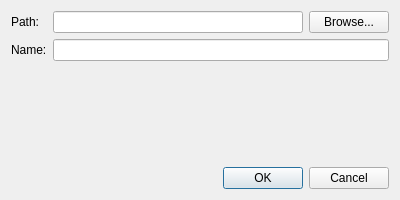
<?xml version="1.0" encoding="UTF-8"?>
<ui version="4.0">
 <class>LibraryRootEditDialog</class>
 <widget class="QDialog" name="LibraryRootEditDialog">
  <property name="geometry">
   <rect>
    <x>0</x>
    <y>0</y>
    <width>400</width>
    <height>200</height>
   </rect>
  </property>
  <property name="windowTitle">
   <string>Library Root</string>
  </property>
  <layout class="QVBoxLayout" name="verticalLayout">
   <item>
    <layout class="QFormLayout" name="formLayout">
     <item row="0" column="0">
      <widget class="QLabel" name="pathLabel">
       <property name="text">
        <string>Path:</string>
       </property>
      </widget>
     </item>
     <item row="0" column="1">
      <layout class="QHBoxLayout" name="horizontalLayout">
       <item>
        <widget class="QLineEdit" name="pathLineEdit"/>
       </item>
       <item>
        <widget class="QPushButton" name="browseButton">
         <property name="text">
          <string>Browse...</string>
         </property>
        </widget>
       </item>
      </layout>
     </item>
     <item row="1" column="0">
      <widget class="QLabel" name="nameLabel">
       <property name="text">
        <string>Name:</string>
       </property>
      </widget>
     </item>
     <item row="1" column="1">
      <widget class="QLineEdit" name="nameLineEdit"/>
     </item>
    </layout>
   </item>
   <item>
    <widget class="QDialogButtonBox" name="buttonBox">
     <property name="orientation">
      <enum>Qt::Orientation::Horizontal</enum>
     </property>
     <property name="standardButtons">
      <set>QDialogButtonBox::StandardButton::Cancel|QDialogButtonBox::StandardButton::Ok</set>
     </property>
    </widget>
   </item>
  </layout>
 </widget>
 <resources/>
 <connections>
  <connection>
   <sender>buttonBox</sender>
   <signal>accepted()</signal>
   <receiver>LibraryRootEditDialog</receiver>
   <slot>accept()</slot>
   <hints>
    <hint type="sourcelabel">
     <x>248</x>
     <y>254</y>
    </hint>
    <hint type="destinationlabel">
     <x>157</x>
     <y>274</y>
    </hint>
   </hints>
  </connection>
  <connection>
   <sender>buttonBox</sender>
   <signal>rejected()</signal>
   <receiver>LibraryRootEditDialog</receiver>
   <slot>reject()</slot>
   <hints>
    <hint type="sourcelabel">
     <x>316</x>
     <y>260</y>
    </hint>
    <hint type="destinationlabel">
     <x>286</x>
     <y>274</y>
    </hint>
   </hints>
  </connection>
  <connection>
   <sender>browseButton</sender>
   <signal>clicked()</signal>
   <receiver>LibraryRootEditDialog</receiver>
   <slot>browse_directory()</slot>
   <hints>
    <hint type="sourcelabel">
     <x>350</x>
     <y>80</y>
    </hint>
    <hint type="destinationlabel">
     <x>199</x>
     <y>149</y>
    </hint>
   </hints>
  </connection>
 </connections>
 <slots>
  <slot>browse_directory()</slot>
 </slots>
</ui>
